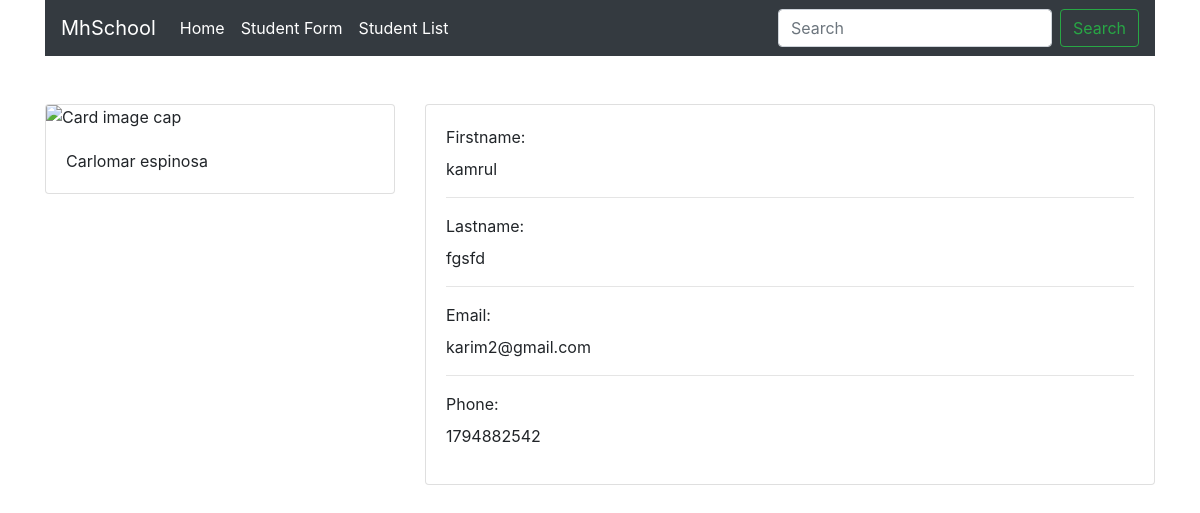
Screenshot of /profile?id=53 with the database file from the repository.
### crud/models.py (models this page shows, shortened)
class student3(models.Model):
    fname=models.CharField(max_length=50)
    lname=models.CharField(max_length=50)
    email=models.EmailField()
    phone=models.IntegerField()

### crud/views.py (the view)
# urls.py: path('profile', views.profile, name='profile'),
def profile(request):
    id = request.GET['id']
    for data in student3.objects.filter(id=id):
        fname = data.fname
        lname = data.lname
        email = data.email
        phone = data.phone
    title = {'title': 'show', 'fname': fname,
             'lname': lname, 'email': email, 'phone': phone}
    return render(request, 'profile2.html', title)

### crud/templates/profile2.html (shortened to what this page needs)
{% extends 'base.html' %}
{% block block_body %}
	<div class="container">
		<div class="row mt-5">
			<div class="col-lg-4">
				<div class="card">
					<img class="card-img-top" src="https://cdn3.iconfinder.com/data/icons/black-easy/512/538303-user_512x512.png" alt="Card image cap">
					<div class="card-body" id="fullnameHeader">
						Carlomar espinosa
					</div>
				</div>
			</div>
			<div class="col-lg-8">
				<div class="card">
					<div class="card-body">
						<form>
							<div class="form-group">
								<label for="exampleInputEmail1">Firstname:</label>
								<p id="headerFname">{{fname}}</p>
							</div>
							<hr>
							<div class="form-group">
								<label for="exampleInputPassword1">Lastname:</label>
								<p id="headerLname">{{lname}}</p>
							</div>
							<hr>
							<div class="form-group">
								<label for="exampleInputEmail1">Email:</label>
								<p id="headerFname">{{email}}</p>
							</div>
							<hr>
							<div class="form-group">
								<label for="exampleInputPassword1">Phone:</label>
								<p id="headerLname">{{phone}}</p>
							</div>
						</form>
					</div>
				</div>
			</div>
		</div>
	</div>
{% endblock %}

### rows the page displays
student3: fname "kamrul", lname "fgsfd", email "karim2@gmail.com"

### other values shown
{{ phone }} "1794882542"
